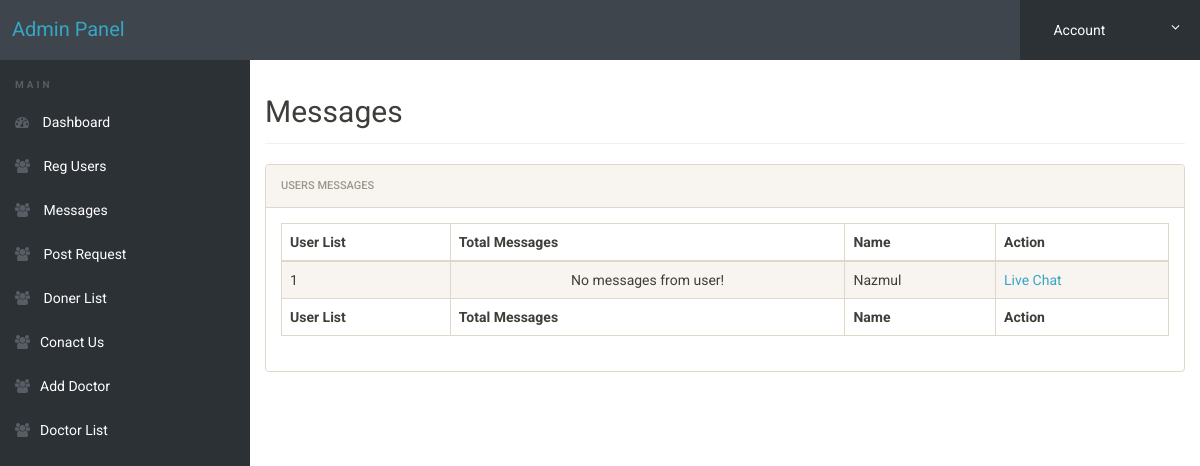
Before: /admin/messages-users.php (signed in) with the older database file.
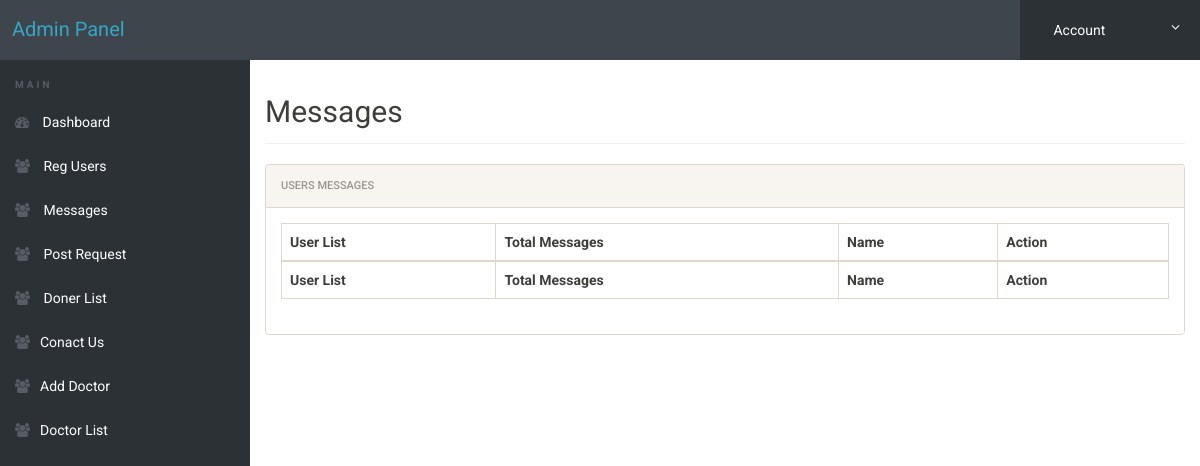
After: the same page with the newer database file.
### tables this page shows
CREATE TABLE IF NOT EXISTS `signup_user` (
  `id` int(11) NOT NULL AUTO_INCREMENT,
  `userID` bigint(60) NOT NULL,
  `firstname` varchar(50) NOT NULL,
  `lastname` varchar(50) DEFAULT NULL,
  `phone` varchar(11) NOT NULL,
  `email` varchar(30) NOT NULL,
  `nid` varchar(255) NOT NULL,
  `pass` varchar(255) NOT NULL,
  `address` varchar(100) NOT NULL,
  `donate_user` varchar(30) DEFAULT NULL,
  `action` int(11) NOT NULL DEFAULT 0,
  `online` int(11) NOT NULL DEFAULT 0,
  `createAt` datetime NOT NULL DEFAULT current_timestamp(),
  PRIMARY KEY (`id`),
  UNIQUE KEY `email` (`email`),
  KEY `userID` (`userID`),
  KEY `online` (`online`),
  KEY `createAt` (`createAt`)
);

### admin/messages-users.php (the view, shortened to what this page needs)
<!doctype html>
<html lang="en" class="no-js">
<head>
	<link rel="stylesheet" href="css/font-awesome.min.css">
	<link rel="stylesheet" href="css/bootstrap.min.css">
	<link rel="stylesheet" href="css/dataTables.bootstrap.min.css">
	<link rel="stylesheet" href="css/bootstrap-social.css">
	<link rel="stylesheet" href="css/bootstrap-select.css">
	<link rel="stylesheet" href="css/fileinput.min.css">
	<link rel="stylesheet" href="css/awesome-bootstrap-checkbox.css">
	<link rel="stylesheet" href="css/style.css">
</head>
<body>
	<?php include('includes/header.php');?>
	<div class="ts-main-content">
		<?php include('includes/leftbar.php');?>
		<div class="content-wrapper">
			<div class="container-fluid">
				<div class="row">
					<div class="col-md-12">
						<h2 class="page-title">Messages</h2>
						<div class="panel panel-default">
							<div class="panel-heading">Users Messages</div>
							<div class="panel-body">
								<table id="zctb" class="display table table-striped table-bordered table-hover" cellspacing="0" width="100%">
									<thead>
										<tr>
											<th>User List</th>
											<th>Total Messages</th>
											<th> Name</th>
											<th>Action</th>
										</tr>
									</thead>
									<tfoot>
										<tr>
											<th>User List</th>
											<th>Total Messages</th>
											<th> Name</th>
											<th>Action</th>
										</tr>
									</tfoot>
									<tbody>
<?php
    $query = "SELECT * FROM signup_user";
	$result= mysqli_query($connect, $query);
	foreach($result as $data):
	$userID = $data['userID'];
?>
										<tr>
											<td> <?php echo $data['id'] ;?> </td>
											<td class="text-center">
											<?php
												$rCount = "SELECT * FROM messages where (sender !='1' && seen='0') AND sender='$userID'";
												$resultCount = mysqli_query($connect, $rCount);
												$row = mysqli_num_rows($resultCount);
												if($row > 0):
											?>
												<button type="button" class="btn btn-success messages-suc">
													<?php echo $row ;?>
												</button>
											<?php
												else:
													echo "No messages from user!";
												endif;
											?>
											</td>
											<td> <?php echo $data['firstname'] ;?></td>
											<td><a href="messages.php?id=<?php echo $userID;?>">Live Chat</a></td>
										</tr>
	<?php endforeach;?>
									</tbody>
								</table>
							</div>
						</div>
					</div>
				</div>
			</div>
		</div>
	</div>
</body>
</html>

Changed rows visible on the page:
removed signup_user: id "1", firstname "Nazmul"
